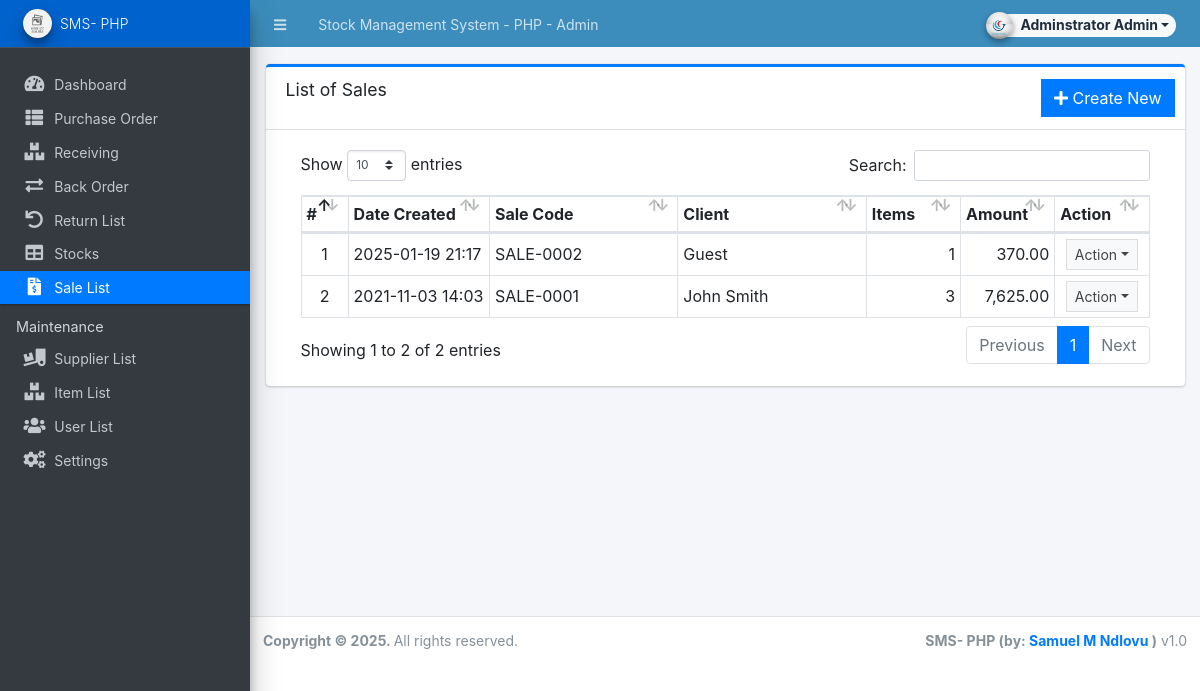
Page /admin/?page=sales (signed in) on the earlier database version.
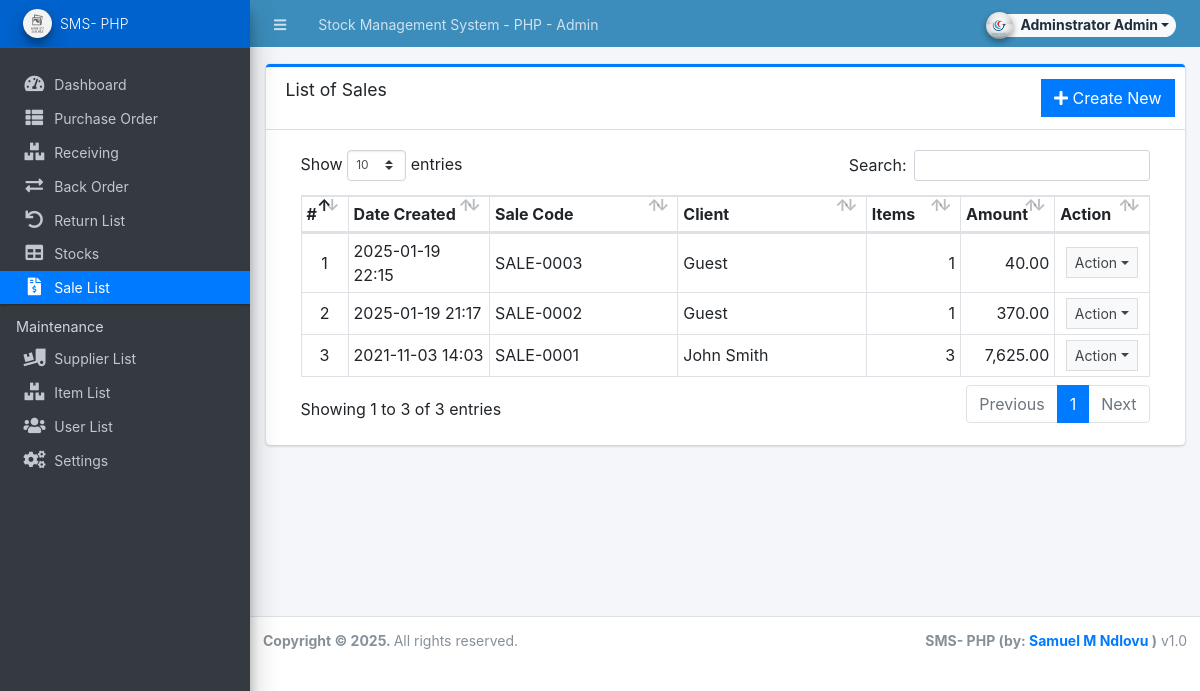
Same page on the later database version.
### tables this page shows
CREATE TABLE `sales_list` (
  `id` int(30) NOT NULL,
  `sales_code` varchar(50) NOT NULL,
  `client` text DEFAULT NULL,
  `amount` float NOT NULL DEFAULT 0,
  `remarks` text DEFAULT NULL,
  `stock_ids` text NOT NULL,
  `date_created` datetime NOT NULL DEFAULT current_timestamp(),
  `date_updated` datetime NOT NULL DEFAULT current_timestamp() ON UPDATE current_timestamp()
);

### admin/sales/index.php (the view, shortened to what this page needs)
<div class="card card-outline card-primary">
	<div class="card-header">
		<h3 class="card-title">List of Sales</h3>
        <div class="card-tools">
			<a href="<?php echo base_url ?>admin/?page=sales/manage_sale" class="btn btn-flat btn-primary"><span class="fas fa-plus"></span>  Create New</a>
		</div>
	</div>
	<div class="card-body">
		<div class="container-fluid">
        <div class="container-fluid">
			<table class="table table-bordered table-stripped">
                    <colgroup>
                        <col width="5%">
                        <col width="15%">
                        <col width="20%">
                        <col width="20%">
                        <col width="10%">
                        <col width="10%">
                        <col width="10%">
                    </colgroup>
                    <thead>
                        <tr>
                            <th>#</th>
                            <th>Date Created</th>
                            <th>Sale Code</th>
                            <th>Client</th>
                            <th>Items</th>
                            <th>Amount</th>
                            <th>Action</th>
                        </tr>
                    </thead>
                    <tbody>
                        <?php
                        $i = 1;
                        $qry = $conn->query("SELECT * FROM `sales_list` order by `date_created` desc");
                        while($row = $qry->fetch_assoc()):
                            $row['items'] = count(explode(',',$row['stock_ids']));
                        ?>
                            <tr>
                                <td class="text-center"><?php echo $i++; ?></td>
                                <td><?php echo date("Y-m-d H:i",strtotime($row['date_created'])) ?></td>
                                <td><?php echo $row['sales_code'] ?></td>
                                <td><?php echo $row['client'] ?></td>
                                <td class="text-right"><?php echo number_format($row['items']) ?></td>
                                <td class="text-right"><?php echo number_format($row['amount'],2) ?></td>
                                <td align="center">
                                    <button type="button" class="btn btn-flat btn-default btn-sm dropdown-toggle dropdown-icon" data-toggle="dropdown">
                                            Action
                                    </button>
                                </td>
                            </tr>
                        <?php endwhile; ?>
                    </tbody>
                </table>
		</div>
		</div>
	</div>
</div>

Differences in the rows shown:
added sales_list: date_created "2025-01-19 22:15", sales_code "SALE-0003", client "Guest", items "1", amount "40.00"
Other differences:
text written by a page script: "Show entries Search: Showing 1 to 2 of 2 entries Previous 1 Next" → "Show entries Search: Showing 1 to 3 of 3 entries Previous 1 Next"
